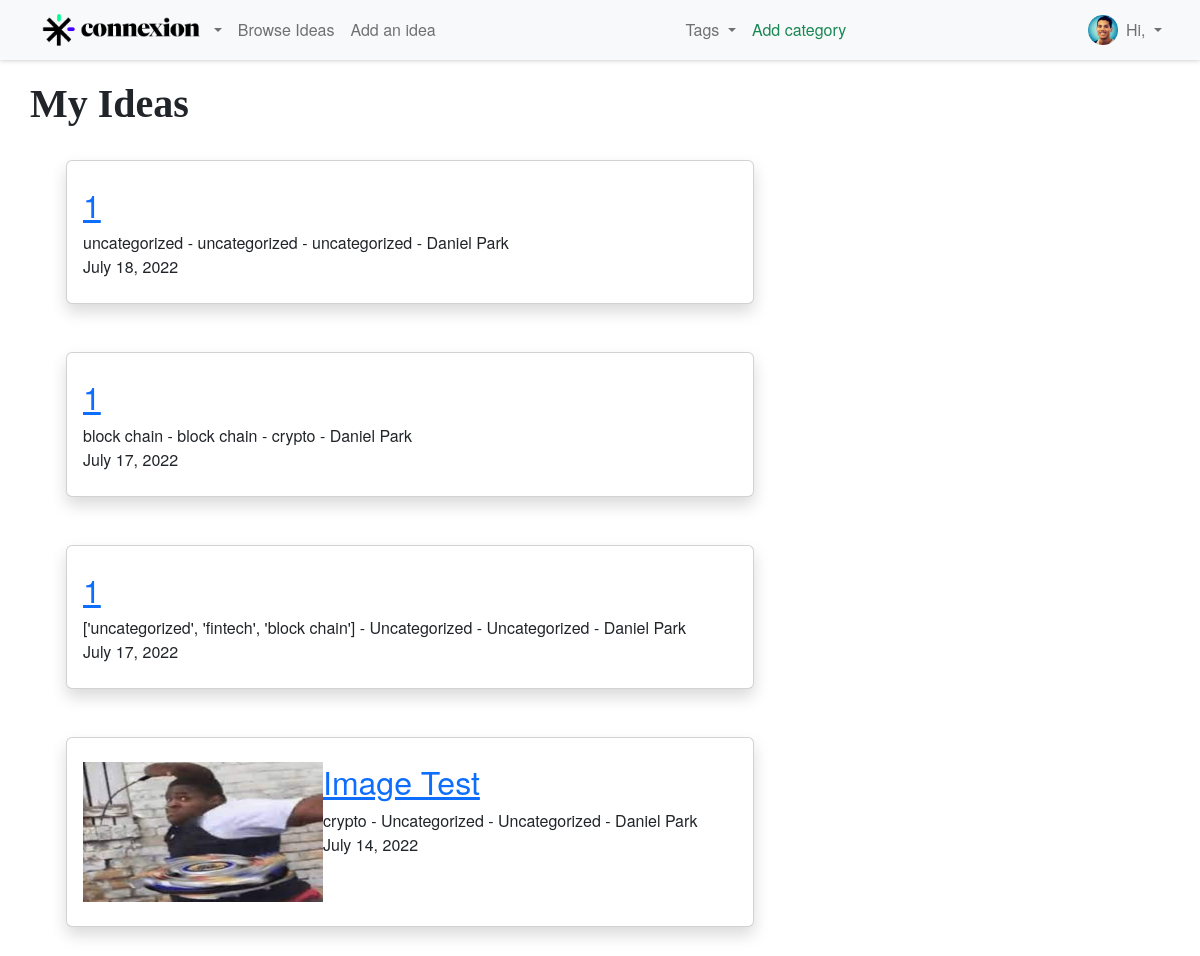
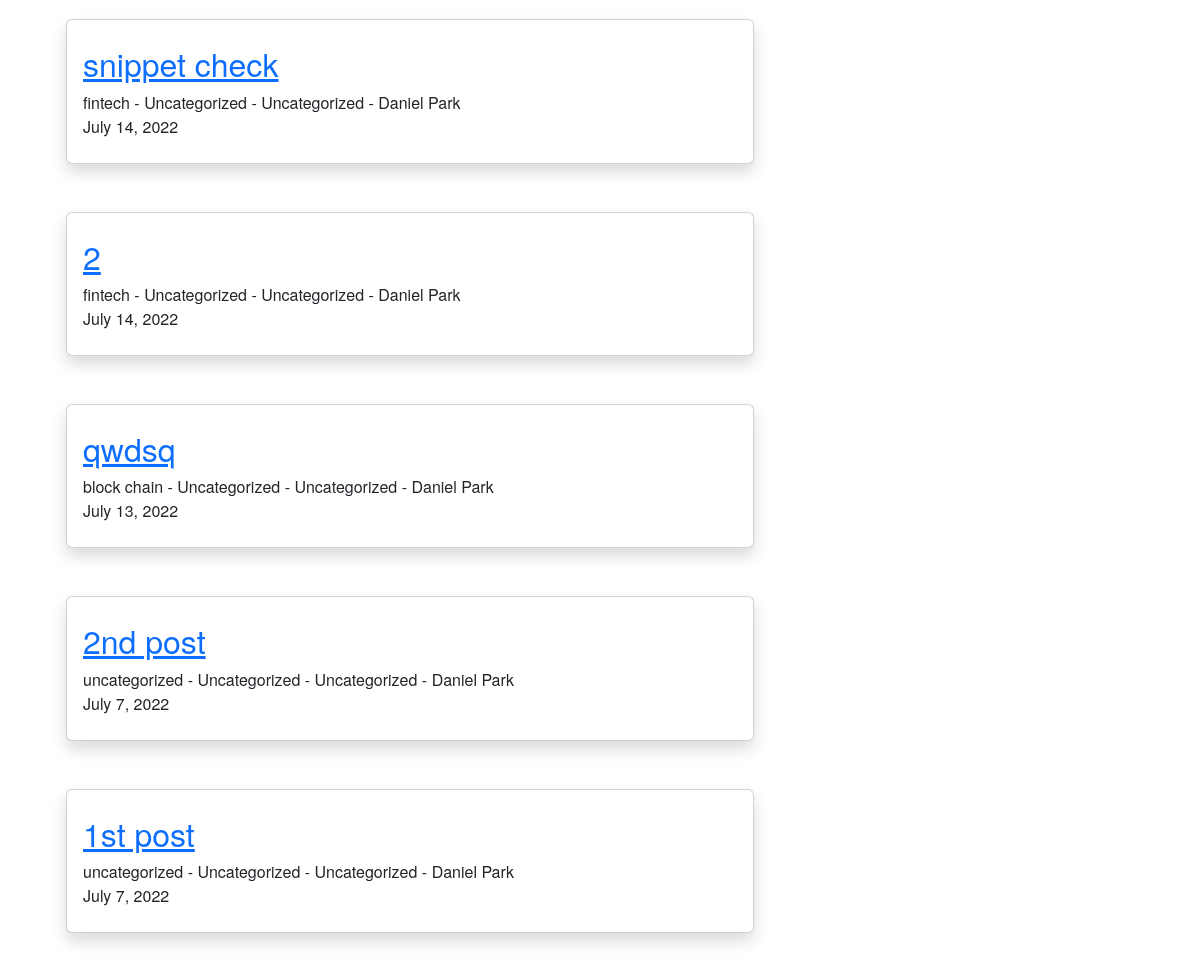
Page /myideas/ (signed in) on the committed database (2 pictures, top to bottom).
### thesite/models.py (models this page shows, shortened)
class Post(models.Model):
    title = models.CharField(max_length=255)
    header_image = models.ImageField(null=True, blank=True, upload_to="images/")
    title_tag = models.CharField(max_length=255, default = "Post")
    author = models.ForeignKey(User, on_delete=models.CASCADE, null=True)
    size = models.IntegerField()
    budget = models.IntegerField()
    post_date = models.DateField(auto_now_add=True)
    category = models.CharField(max_length=255, default = "Uncategorized")
    category2 = models.CharField(max_length=255, default = "Uncategorized")
    category3 = models.CharField(max_length=255, default = "Uncategorized")
    position = models.CharField(max_length=255, default = "Uncategorized")
    position2 = models.CharField(max_length=255, default = "Uncategorized")
    position3 = models.CharField(max_length=255, default = "Uncategorized")
    snippet = models.CharField(max_length=255)
    description = RichTextField(blank=True, null=True)
    likes = models.ManyToManyField(User, related_name='blog_posts')
    terms = models.IntegerField(null=True)
    image_1 = models.ImageField(null=True, blank=True, upload_to="images/")
    image_2 = models.ImageField(null=True, blank=True, upload_to="images/")
    image_3 = models.ImageField(null=True, blank=True, upload_to="images/")

### thesite/views.py (the view)
# urls.py: path('myideas/',MyIdeasView.as_view(),name='my_ideas'),
class MyIdeasView(ListView):
    model = Post
    template_name = 'my_ideas.html'
    cats = Category.objects.all()
    ordering = ['-id']
    def get_context_data(self, *args, **kwargs):
        cat_menu = Category.objects.all()
        context = super(MyIdeasView, self).get_context_data(*args, **kwargs)
        post_lists = context['object_list']
        context['object_list'] = post_lists.filter(author=self.request.user)
        context["cat_menu"] = cat_menu
        return context

### thesite/models.py (called while the page is built)
    def __str__(self):
        return self.name

### thesite/templates/my_ideas.html (shortened to what this page needs)
{% extends 'base.html' %}
{% block content %}
{% if user.is_authenticated %}
    <h1>My Ideas</h1>
    <div class="container ">
        <div class="row">
          {% for post in object_list %}
          <div class="col-xl-8">
          <div class ='card m-4 shadow'>
              <div class='card-body'>
                      <div class="py-2">
                          <div class="">
                              <div class="d-flex">
                                  <div class='mr-4'>
                                      {% if post.header_image %}
                                    <img
                                      src="{{ post.header_image.url }}"
                                      width="240"
                                      height="140"
                                    />
                                    {% endif %}
                                  </div>
                                  <div style='display:flex;     flex-direction: column;'>
                                      <a href='{% url 'article-detail' post.pk %}'><h2 >{{post.title}}</h2></a>
                                      <span >{{ post.category }} - {{ post.category2 }} - {{ post.category3 }} - {{post.author.first_name }} {{ post.author.last_name }} </span>
                                        <span class="text1">{{post.post_date }}</span>
                                  </div>
                              </div>
                          </div>
                        </div>
              </div>
          </div>
      </div>
      {% endfor %}
      </div>
      </div>
{% else %}
You need to login to access this page
{% endif %}
{% endblock %}

### static/css/base.css (style rules this page uses)
* { font-family: 'Helvetica Neue'; }

### rows in the picture
Post: title "1", category "uncategorized", category2 "uncategorized", category3 "uncategorized", author.first_name "Daniel", author.last_name "Park", post_date "July 18, 2022"
Post: title "1", category "block chain", category2 "block chain", category3 "crypto", author.first_name "Daniel", author.last_name "Park", post_date "July 17, 2022"
Post: title "1", category "['uncategorized', 'fintech', 'block chain']", category2 "Uncategorized", category3 "Uncategorized", author.first_name "Daniel", author.last_name "Park", post_date "July 17, 2022"
Post: header_image (picture), title "Image Test", category "crypto", category2 "Uncategorized", category3 "Uncategorized", author.first_name "Daniel", author.last_name "Park", post_date "July 14, 2022"
Post: title "snippet check", category "fintech", category2 "Uncategorized", category3 "Uncategorized", author.first_name "Daniel", author.last_name "Park", post_date "July 14, 2022"
Post: title "2", category "fintech", category2 "Uncategorized", category3 "Uncategorized", author.first_name "Daniel", author.last_name "Park", post_date "July 14, 2022"
Post: title "qwdsq", category "block chain", category2 "Uncategorized", category3 "Uncategorized", author.first_name "Daniel", author.last_name "Park", post_date "July 13, 2022"
Post: title "2nd post", category "uncategorized", category2 "Uncategorized", category3 "Uncategorized", author.first_name "Daniel", author.last_name "Park", post_date "July 7, 2022"
Post: title "1st post", category "uncategorized", category2 "Uncategorized", category3 "Uncategorized", author.first_name "Daniel", author.last_name "Park", post_date "July 7, 2022"
